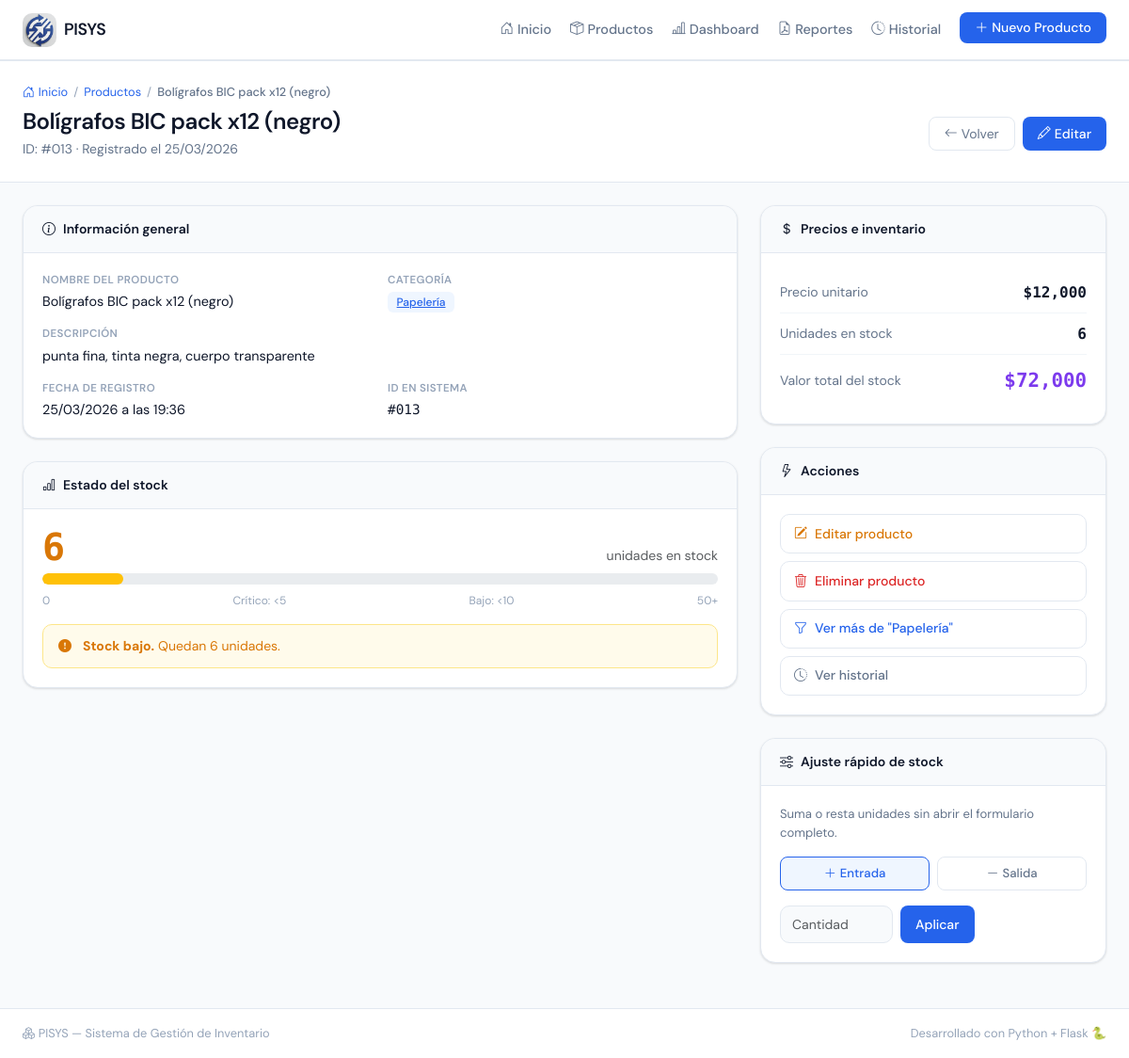
Page /productos/13 on the earlier database version.
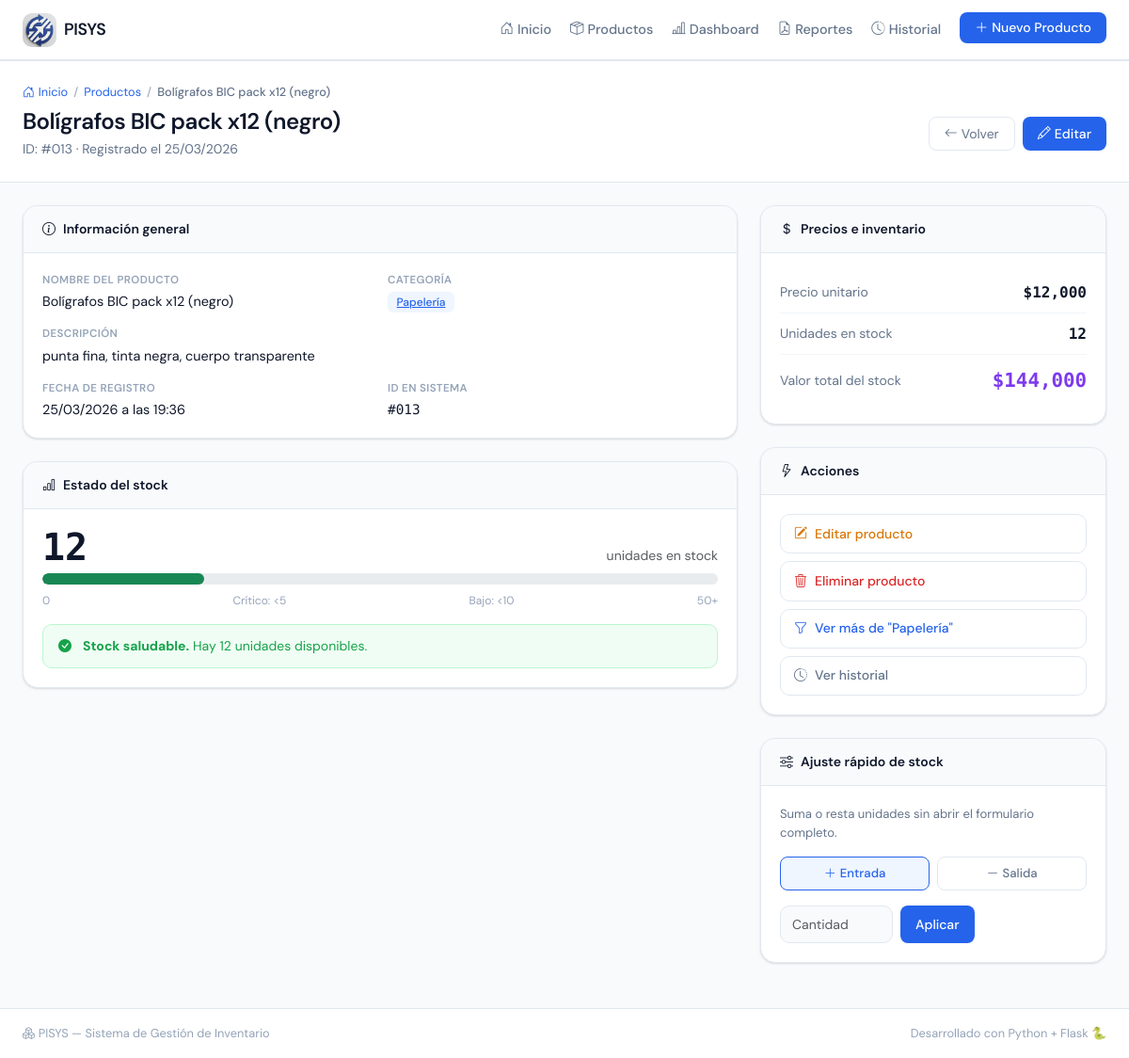
Same page on the later database version.
### app.py (models this page shows, shortened)
class Producto(db.Model):
    __tablename__ = 'producto'
    id             = db.Column(db.Integer, primary_key=True)
    nombre         = db.Column(db.String(100), nullable=False)
    descripcion    = db.Column(db.Text, nullable=True)
    precio         = db.Column(db.Float, nullable=False, default=0.0)
    cantidad       = db.Column(db.Integer, nullable=False, default=0)
    categoria      = db.Column(db.String(50), nullable=True, default='General')
    fecha_creacion = db.Column(db.DateTime, default=datetime.utcnow)
    def estado_stock(self):
        if self.cantidad < 5:
            return 'critico'
        elif self.cantidad < 10:
            return 'bajo'
        return 'normal'
    def valor_total(self):
        return self.precio * self.cantidad

### app.py (the view)
@app.route('/productos/<int:id>')
def detalle_producto(id):
    return render_template('detalle.html', producto=Producto.query.get_or_404(id))

### templates/detalle.html (shortened to what the changed rows need)
{% extends "base.html" %}
{% block contenido %}
<div class="page-header">
    <div class="container-fluid px-4">
        <nav class="breadcrumb-custom mb-2">
            <a href="{{ url_for('inicio') }}"><i class="bi bi-house-door me-1"></i>Inicio</a>
            <span class="breadcrumb-sep">/</span>
            <a href="{{ url_for('lista_productos') }}">Productos</a>
            <span class="breadcrumb-sep">/</span>
            <span class="breadcrumb-actual">{{ producto.nombre }}</span>
        </nav>
        <div class="row align-items-center">
            <div class="col">
                <h1 class="page-title">{{ producto.nombre }}</h1>
                <p class="page-subtitle">
                    ID: #{{ "%03d"|format(producto.id) }} ·
                    Registrado el {{ producto.fecha_creacion.strftime('%d/%m/%Y') }}
                </p>
            </div>
        </div>
    </div>
</div>
<div class="container-fluid px-4 mt-4 mb-5">
    <div class="row g-4">
        <div class="col-12 col-lg-8">
            <div class="detalle-card mb-4">
                <div class="detalle-card-body">
                    <div class="detalle-grid">
                        <div class="detalle-campo">
                            <span class="campo-label">Nombre del producto</span>
                            <span class="campo-valor">{{ producto.nombre }}</span>
                        </div>
                        <div class="detalle-campo">
                            <span class="campo-valor">
                                <a href="{{ url_for('lista_productos', categoria=producto.categoria) }}"
                                   class="badge-categoria">
                                    {{ producto.categoria or 'Sin categoría' }}
                                </a>
                            </span>
                        </div>
                        <div class="detalle-campo detalle-campo-ancho">
                            <span class="campo-label">Descripción</span>
                            <span class="campo-valor">
                                {{ producto.descripcion or 'Sin descripción registrada.' }}
                            </span>
                        </div>
                        <div class="detalle-campo">
                            <span class="campo-label">Fecha de registro</span>
                            <span class="campo-valor">
                                {{ producto.fecha_creacion.strftime('%d/%m/%Y a las %H:%M') }}
                            </span>
                        </div>
                        <div class="detalle-campo">
                            <span class="campo-label">ID en sistema</span>
                            <span class="campo-valor mono-font">#{{ "%03d"|format(producto.id) }}</span>
                        </div>
                    </div>
                </div>
            </div>
            <div class="detalle-card">
                <div class="detalle-card-body">
                    {% set porcentaje = [producto.cantidad * 2, 100] | min %}
                    {% set color_barra = {
                        'critico': 'danger',
                        'bajo': 'warning',
                        'normal': 'success'
                    }[producto.estado_stock()] %}
                    <div class="stock-visual mb-3">
                        <div class="d-flex justify-content-between align-items-baseline mb-2">
                            <span class="stock-num-grande stock-{{ producto.estado_stock() }}">
                                {{ producto.cantidad }}
                            </span>
                            <span class="text-muted" style="font-size: 0.875rem;">unidades en stock</span>
                        </div>
                        <div class="progress" style="height: 12px; border-radius: 6px;">
                            <div class="progress-bar bg-{{ color_barra }}"
                                 style="width: {{ porcentaje }}%; border-radius: 6px;"
                                 role="progressbar">
                            </div>
                        </div>
                        <div class="d-flex justify-content-between mt-2" style="font-size:0.75rem; color: var(--texto-muted);">
                        </div>
                    </div>
                    {% if producto.estado_stock() == 'critico' %}
                    <div class="alerta-detalle alerta-detalle-critica">
                        <i class="bi bi-exclamation-triangle-fill me-2"></i>
                        <strong>¡Stock crítico!</strong> Quedan solo {{ producto.cantidad }} unidades.
                    </div>
                    {% elif producto.estado_stock() == 'bajo' %}
                    <div class="alerta-detalle alerta-detalle-baja">
                        <i class="bi bi-exclamation-circle-fill me-2"></i>
                        <strong>Stock bajo.</strong> Quedan {{ producto.cantidad }} unidades.
                    </div>
                    {% else %}
                    <div class="alerta-detalle alerta-detalle-normal">
                        <i class="bi bi-check-circle-fill me-2"></i>
                        <strong>Stock saludable.</strong> Hay {{ producto.cantidad }} unidades disponibles.
                    </div>
                    {% endif %}
                </div>
            </div>
        </div>
        <div class="col-12 col-lg-4">
            <div class="detalle-card mb-4">
                <div class="detalle-card-body">
                    <div class="precio-item">
                        <span class="precio-label">Precio unitario</span>
                        <span class="precio-valor">${{ "{:,.0f}".format(producto.precio) }}</span>
                    </div>
                    <div class="precio-item">
                        <span class="precio-label">Unidades en stock</span>
                        <span class="precio-valor mono-font">{{ producto.cantidad }}</span>
                    </div>
                    <div class="precio-item precio-total">
                        <span class="precio-label">Valor total del stock</span>
                        <span class="precio-valor precio-destacado">
                            ${{ "{:,.0f}".format(producto.valor_total()) }}
                        </span>
                    </div>
                </div>
            </div>
            <div class="detalle-card">
                <div class="detalle-card-body d-flex flex-column gap-2">
                    <a href="{{ url_for('editar_producto', id=producto.id) }}"
                       class="btn-accion-detalle btn-accion-editar">
                        <i class="bi bi-pencil-square me-2"></i>Editar producto
                    </a>
                    <form method="POST" action="{{ url_for('eliminar_producto', id=producto.id) }}" id="form-eliminar">
                        <button type="button"
                                class="btn-accion-detalle btn-accion-eliminar w-100"
                                onclick="confirmarEliminar('{{ producto.nombre }}')">
                        </button>
                    </form>
                    <a href="{{ url_for('lista_productos', categoria=producto.categoria) }}"
                       class="btn-accion-detalle btn-accion-ver">
                        <i class="bi bi-funnel me-2"></i>Ver más de "{{ producto.categoria }}"
                    </a>
                    <a href="{{ url_for('historial') }}" class="btn-accion-detalle btn-accion-neutral">
                        <i class="bi bi-clock-history me-2"></i>Ver historial
                    </a>
                </div>
            </div>
        </div>
    </div>
</div>
{% endblock %}

Differences in the rows shown:
changed Producto "Bolígrafos BIC pack x12 (negro)": cantidad "6" → "12"; valor_total "72,000" → "144,000"
Other differences:
{{ porcentaje }}: 12 → 24 (drawn)
text no longer shown: "Stock bajo. Quedan unidades."
text now shown: "Stock saludable. Hay unidades disponibles."
